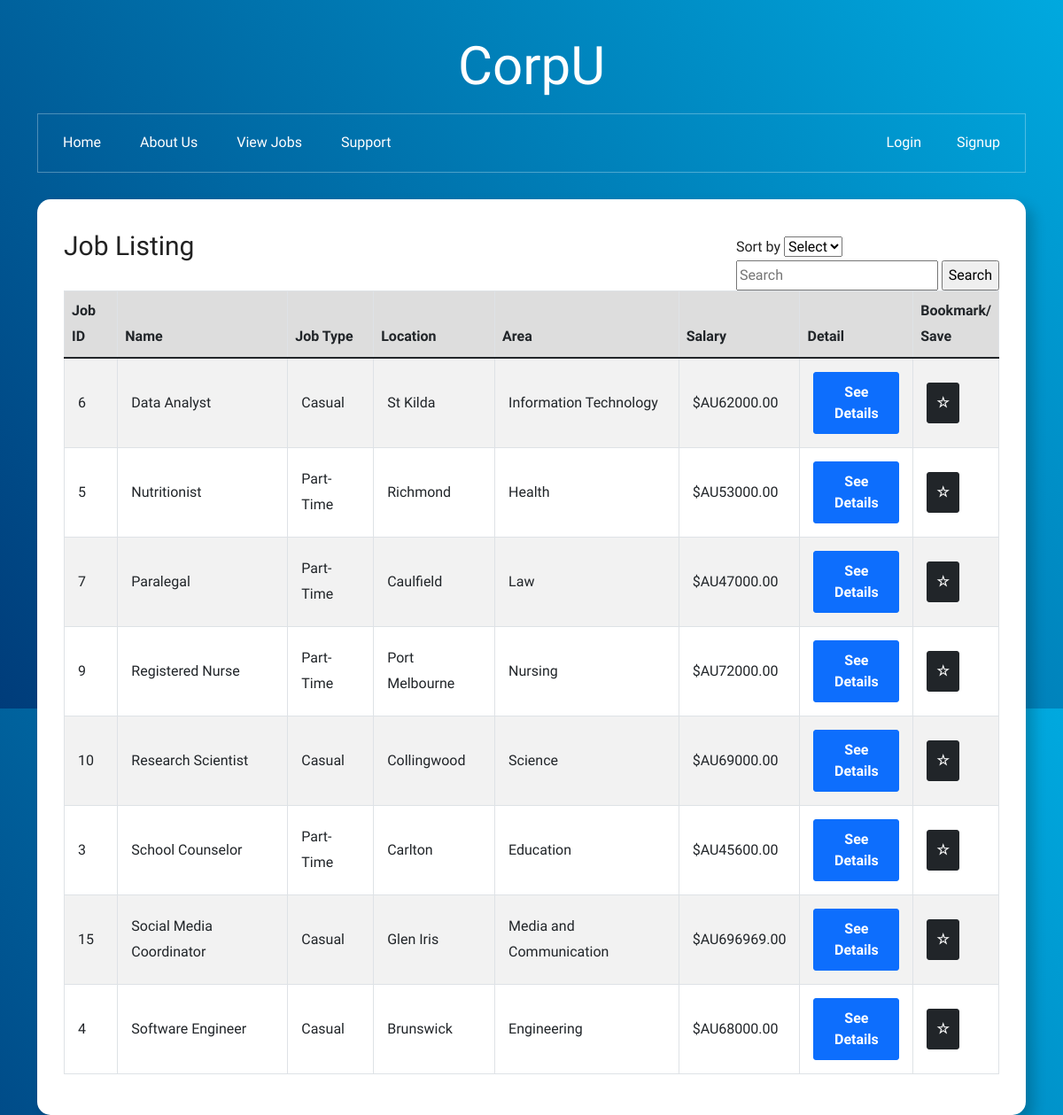
/jobs.php, run on the app's committed database.
### tables this page shows
CREATE TABLE `jobs` (
  `jobID` int(11) NOT NULL,
  `name` varchar(255) DEFAULT NULL,
  `job_type` enum('Casual','Part-Time') DEFAULT NULL,
  `location` varchar(255) DEFAULT NULL,
  `area` enum('Business','Design','Education','Engineering','Health','Information Technology','Law','Media and Communication','Nursing','Psychology','Science') DEFAULT NULL,
  `salary` decimal(10,2) DEFAULT NULL,
  `job_des` text DEFAULT NULL,
  `job_req` text DEFAULT NULL
);

### jobs.php (the view, shortened to what this page needs)
<?php
$member_id = isset($_SESSION['user_id']) ? $_SESSION['user_id'] : '';
?>
<!DOCTYPE html>
<html lang="en">
<head>
<link rel="stylesheet" href="https://cdnjs.cloudflare.com/ajax/libs/font-awesome/6.0.0/css/all.min.css" />
<link href="https://cdn.jsdelivr.net/npm/bootstrap@5.1.3/dist/css/bootstrap.min.css" rel="stylesheet" />
<link href="css/style.css" rel="stylesheet">
</head>
<body>
<header>
<?php include 'header.inc'?>
<?php include 'settings.php'?>
</header>
<section class="body-section">
<div class="container">
	<div class="row">
		<div class="col-12">
			<div class="bg-white shadow block">
			<div class="sort">Sort by <select name="sort" id="sort">
				<option value="#">Select </option>
					</select>
				<form id="search-form" method="get">
				<input type="text" id="search-term" name="search-term" placeholder="Search">
				<input
				 type="submit" value="Search">
				<?php $search = isset($_GET['search']) ? mysqli_real_escape_string($conn, $_GET['search']) : '';?>
				</form>
				</div>
				<h3>Job Listing</h3>
				<table class="table table-bordered table-striped table-hover">
                <thead>
                  <tr>
				  	<th >Job ID</th>
                    <th >Name</th>
                    <th >Job Type</th>
                    <th >Location</th>
					<th >Area</th>
                    <th >Salary</th>
                    <th >Detail</th>
                    <th>Bookmark/<br>Save</th>
                  </tr>
                </thead>
                <tbody>
				<?php
				$conn = @mysqli_connect($host,
				$user,
				$pwd,
				$sql_db
				);
				$sortMethod = $_GET['sort'] ?? 'name_asc';
				$sortSql = '';
				switch ($sortMethod) {
				case 'name_asc':
					$sortSql = 'ORDER BY name ASC';
					break;
				}
				function checkIfJobIsBookmarked($job_id, $member_id) {
					global $conn;
					$sql = "SELECT COUNT(*) as count FROM favorite WHERE memberID = ? AND jobID = ?";
					$stmt = $conn->prepare($sql);
					$stmt->bind_param('ii', $member_id, $job_id);
					$stmt->execute();
					$result = $stmt->get_result();
					$row = $result->fetch_assoc();
					return $row['count'] > 0;
				}
				$sql = "SELECT jobID, name, job_type, location, area, salary
				FROM jobs
				WHERE name LIKE '%$search%' OR job_type LIKE '%$search%' OR area LIKE '%$search%'
				$sortSql";
				$result = $conn->query($sql);
				if ($result->num_rows > 0) {
					while($row = $result->fetch_assoc()) {
						echo '<tr>';
						echo '<td name=>' . $row['jobID'] . '</td>';
						echo '<td>' . $row['name'] . '</td>';
						echo '<td>' . $row['job_type'] . '</td>';
						echo '<td>' . $row['location'] . '</td>';
						echo '<td>' . $row['area'] . '</td>';
						echo '<td>$AU' . $row['salary'] . '</td>';
						echo '<td><a href="job_detail.php?jobID=' . $row['jobID'] . '" class="btn btn-primary">See Details</a></td>';
						$isBookmarked = checkIfJobIsBookmarked($row['jobID'], $member_id);
						$bookmarkClass = $isBookmarked ? 'bookmarked' : '';
						echo '<td><button data-job-id="'.$row['jobID'].'" onclick="bookmarkJob(this)" class="btn btn-dark '.$bookmarkClass.'">'.($isBookmarked ? '★' : '☆').'</button></td>';
					}
				} else {
					echo "No jobs found";
				}
				?>
               </tbody>
              </table>
			</div>
		</div>
	</div>
</div>
</section>
</body>
</html>

### header.inc (shortened to what this page needs)
<div class="container text-center px-4">
	<h1><a href="index.html" class="text-white" style="text-decoration: none;">CorpU</a></h1>
	<div class="row nav-links">
		<div class="col-8">
			<ul class="header-links">
				<li class="list-inline-item"><a href="index.php" class="nav-link">Home</a></li>
				<li class="list-inline-item"><a href="about.php" class="nav-link">About Us</a></li>
				<li class="list-inline-item"><a href="jobs.php" class="nav-link">View Jobs</a></li>
				<li class="list-inline-item"><a href="support.php" class="nav-link">Support</a></li>
			</ul>
		</div>
		<div class="col-4 user-links">
			<ul class="header-links">
				<?php
				if(isset($_SESSION['user_id'])) {
				    $firstname = $_SESSION['firstname'];
				    echo "<li class='list-inline-item'>Welcome $firstname</li>";
				    echo "<li class='list-inline-item'><a href='logout.php' class='nav-link'>Logout</a></li>";
				} else {
				    echo "<li class='list-inline-item'><a href='login-index.php' class='nav-link'>Login</a></li>";
				    echo "<li class='list-inline-item'><a href='signup.php' class='nav-link'>Signup</a></li>";
				}
				?>

### css/style.css (style rules this page uses)
html { scroll-behavior:smooth; }
body { background: rgb(0,169,223); background: linear-gradient(232deg, rgba(0,169,223,1) 0%, rgba(0,60,122,1) 100%); color:#222; font-family: Rufina, sans-serif; font-size:16px; font-weight:400; line-height:1.8; }
body, html { height:100%; }
*, *:focus { outline:none !important; }
a { color:#000; }
.container { max-width:1140px; }
ul,li { margin:0; padding:0; list-style:none; }
.btn { border-radius:3px; color:#fff; -moz-transition: all 0.3s ease-in; -webkit-transition: all 0.3s ease-in; -o-transition: all 0.3s ease-in; transition: all 0.3s ease-in; text-decoration:none !important; font-size:16px; font-weight:700; padding:15px 20px; }
.shadow { box-shadow:8px 8px 15px rgba(0,0,0,0.2) !important; }
h1 { font-size:60px; line-height:1.5; }
h3 { font-size:30px; line-height:1.5; }
header { color:#fff; margin:30px 0px; }
header h1 { color:#fff; }
header .header-links a { color:#fff; }
.nav-links { border:1px solid rgba(255,255,255,0.3); text-align:left; }
.user-links { text-align:right }
.nav-links { padding:10px 0px; }
.body-section { margin-bottom:30px; }
.block { border-radius:15px; padding:30px; }
table td { padding:15px !important; vertical-align:middle }
table thead > tr { background-color:#ddd; }
table tbody td .btn { padding:10px; }
.sort { float:right; margin-top:10px; }

### data on the page
jobs: jobID "6", name "Data Analyst", job_type "Casual", location "St Kilda", area "Information Technology", salary "62000.00"
jobs: jobID "5", name "Nutritionist", job_type "Part-Time", location "Richmond", area "Health", salary "53000.00"
jobs: jobID "7", name "Paralegal", job_type "Part-Time", location "Caulfield", area "Law", salary "47000.00"
jobs: jobID "9", name "Registered Nurse", job_type "Part-Time", location "Port Melbourne", area "Nursing", salary "72000.00"
jobs: jobID "10", name "Research Scientist", job_type "Casual", location "Collingwood", area "Science", salary "69000.00"
jobs: jobID "3", name "School Counselor", job_type "Part-Time", location "Carlton", area "Education", salary "45600.00"
jobs: jobID "15", name "Social Media Coordinator", job_type "Casual", location "Glen Iris", area "Media and Communication", salary "696969.00"
jobs: jobID "4", name "Software Engineer", job_type "Casual", location "Brunswick", area "Engineering", salary "68000.00"
